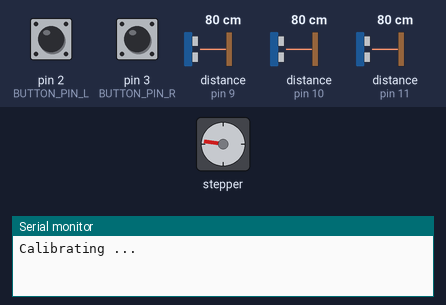
Recording of a sketch running on a simulated Arduino Uno, built with avr-gcc and run on an emulated ATmega328P. Shown: stepper motor, the last lines printed to the serial monitor. Wiring (inferred from the names in the program): stepper motor driver (200 steps per turn assumed): step pin 5; direction pin 4; enable pin 6. The test bench sets the inputs (shaded band); at power-on: pin 2 (BUTTON_PIN_L) HIGH, distance to the obstacle (sensors on pin 9, pin 10, pin 11) 80 cm, pin 3 (BUTTON_PIN_R) HIGH. The echo pulse lasts 58.3 µs per cm.

Above: at 1.3 s.
1.4 s: pin 2 (BUTTON_PIN_L) pulled LOW for 0.3 s
At 4.1 s:
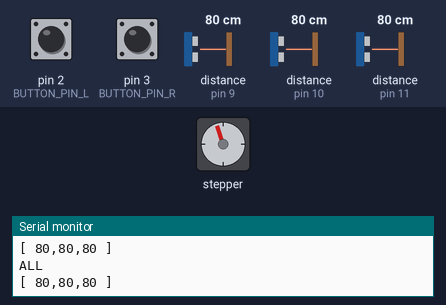
4.4 s: distance to the obstacle (sensor on pin 9) set to 146 cm
5.9 s: distance to the obstacle (sensor on pin 9) set to 152 cm
At 7.1 s:
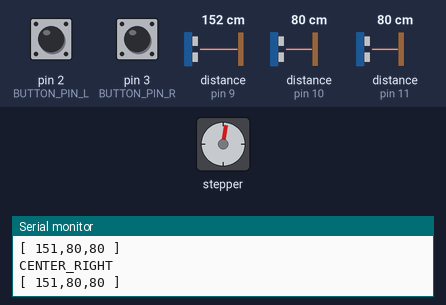
7.8 s: pin 3 (BUTTON_PIN_R) pulled LOW for 3.2 s
At 12.2 s:
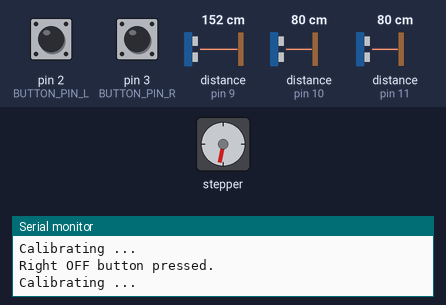
13.0 s: pin 2 (BUTTON_PIN_L) pulled LOW for 3.2 s
19.2 s: distance to the obstacle (sensor on pin 10) set to 146 cm
22.2 s: distance to the obstacle (sensor on pin 10) set to 153 cm
At 23.3 s:
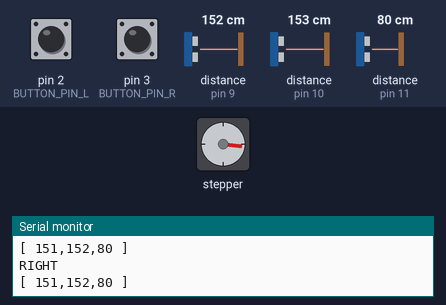
Timing chart, 0 to 25.1 s (numbered marks = the images above; inputs shaded):
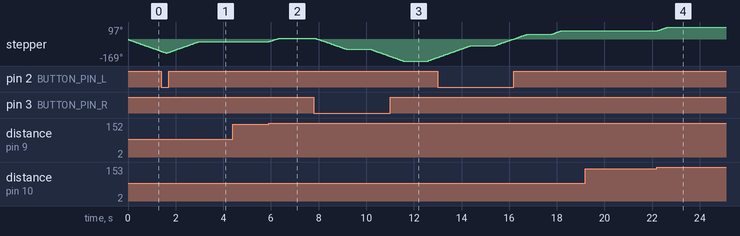

The sketch:

combined.ino
```cpp
//Stepper motor
const int MOTOR_PIN_ENABLE = 6, MOTOR_PIN_STEP = 5, MOTOR_PIN_DIR = 4;
const int STP_DGR_360 = 200;
const int STP_LOW = 50, STP_MED = 100, STP_HIGH = 1000;
const int DIR_LEFT = 0, DIR_RIGHT = 1, DIR_NONE = -1;
const int SPD_VVSLOW = 50000, SPD_VSLOW = 30000, SPD_SLOW = 10000, SPD_MED = 5000, SPD_FAST = 500;
const char* S_STR[] = {"LEFT", "CENTER_LEFT", "CENTER", "CENTER_RIGHT", "RIGHT"};
const int S_LEFT = 0, S_CENTER_LEFT = 1, S_CENTER = 2, S_CENTER_RIGHT = 3, S_RIGHT = 4;

//Ultra-sonic sensors
const int TRIGGER_PIN_L = 8, ECHO_PIN_L = 9;
const int TRIGGER_PIN_M = 12, ECHO_PIN_M = 10;
const int TRIGGER_PIN_R = 13, ECHO_PIN_R = 11;
const int MAX_DIST = 150;
const char* POS_STR[] = {"NONE", "LEFT", "CENTER_LEFT", "CENTER", "CENTER_RIGHT", "RIGHT", "ALL", "UNDEFINED"};
const int POS_NONE = 0, POS_LEFT = 1, POS_CENTER_LEFT = 2, POS_CENTER = 3, POS_CENTER_RIGHT = 4, POS_RIGHT = 5, POS_ALL = 6, POS_UNDEFINED = 7;
const char* MOV_STR[] = {"NONE", "LEFT", "RIGHT"};
const int DIDNT_MOVE = 0, MOVED_LEFT = 1, MOVED_RIGHT = 2;

//Sampling
const int NUM_SAMPLES_LOW = 10, NUM_SAMPLES_MED = 20, NUM_SAMPLES_HIGH = 30;

//Button for calibrating to 0
const int BUTTON_PIN_L = 2;
const int BUTTON_PIN_R = 3;


//Init the motor
void init_motor() {
  pinMode(MOTOR_PIN_ENABLE, OUTPUT);
  pinMode(MOTOR_PIN_STEP, OUTPUT);
  pinMode(MOTOR_PIN_DIR, OUTPUT);
  digitalWrite(MOTOR_PIN_ENABLE, HIGH);
}

//Init a ultra-sonic sensor
void init_sensor(int trig_id, int echo_id) {
  pinMode(trig_id, OUTPUT);
  pinMode(echo_id, INPUT);
}

void init_button(int id) {
  pinMode(id, INPUT);
}


//Setup
void setup() {
  Serial.begin(9600);
  init_motor();
  init_sensor(TRIGGER_PIN_L, ECHO_PIN_L);
  init_sensor(TRIGGER_PIN_M, ECHO_PIN_M);
  init_sensor(TRIGGER_PIN_R, ECHO_PIN_R);
  init_button(BUTTON_PIN_L);
  init_button(BUTTON_PIN_R);
}

/**
   Enable the stepper

*/
void stepper_enable(boolean enabled) {
  if (enabled)
    digitalWrite(MOTOR_PIN_ENABLE, LOW);
  else
    digitalWrite(MOTOR_PIN_ENABLE, HIGH);
}

/**
   Perform some steps
*/
void step(int steps, int dir, int speed) {

  digitalWrite(MOTOR_PIN_DIR, dir);

  for (int i = 0; i < steps; i++) {

    digitalWrite(MOTOR_PIN_STEP, HIGH);
    delayMicroseconds(speed);
    digitalWrite(MOTOR_PIN_STEP, LOW);
    delayMicroseconds(speed);
  }
}

int degree_to_steps(int degree) {

  // 360 : 200 = degree : steps
  int steps = ( STP_DGR_360 * degree) / 360;
  return steps;

}

/**
   Measure the distance of a specific sensor

   Send a sonar signal, wait and receive the echo
*/
long dist(int trig_id, int echo_id) {
  long t, d;
  digitalWrite(trig_id, LOW);
  delayMicroseconds(2);
  digitalWrite(trig_id, HIGH);
  delayMicroseconds(10);
  digitalWrite(trig_id, LOW);

  t = pulseIn(echo_id, HIGH);
  d = t / 58.3;

  return d;
}


/**
   I see you!

   Check if a specific sensor sees an observer by checking
   if the distance is lower then MAX_D
*/
boolean seen(long dist) {

  if ((dist > 0) && (dist < MAX_DIST)) {
    return true;
  }


  return false;

}

/**
   Current position of the observer

   It's possible to determine the position of the observer by taking all
   sensor values into account
*/
int current_pos(int d_l, int d_m, int d_r) {

  int result = 7;

  if (seen(d_l) == 0 && seen(d_m) == 0 && seen(d_r) == 0) {
    result = POS_NONE;
  }

  if (seen(d_l) == 1 && seen(d_m) == 0 && seen(d_r) == 0) {
    result = POS_LEFT;
  }

  if (seen(d_l) == 1 && seen(d_m) == 1 && seen(d_r) == 0) {
    result = POS_CENTER_LEFT;
  }

  if (seen(d_l) == 0 && seen(d_m) == 1 && seen(d_r) == 0) {
    result = POS_CENTER;
  }

  if (seen(d_l) == 0 && seen(d_m) == 1 && seen(d_r) == 1) {
    result = POS_CENTER_RIGHT;
  }

  if (seen(d_l) == 0 && seen(d_m) == 0 && seen(d_r) == 1) {
    result = POS_RIGHT;
  }

  if (seen(d_l) == 1 && seen(d_m) == 1 && seen(d_r) == 1) {
    result = POS_ALL;
  }

  return result;

}


/**
   Try to detect a movement
*/
int detect_movement() {

  //There is a movement if a state transistions from left to right or right to left within a period of n seconds

  //Take some samples
  int num_samples = NUM_SAMPLES_MED;
  long samples[num_samples];

  boolean from_left = false;
  boolean from_right = false;
  int start_idx = 0;

  for (int i = 0; i < num_samples; i++) {
    long d_l = dist(TRIGGER_PIN_L, ECHO_PIN_L);
    delay(1);
    long d_m = dist(TRIGGER_PIN_M, ECHO_PIN_M);
    delay(1);
    long d_r = dist(TRIGGER_PIN_R, ECHO_PIN_R);
    delay(1);

    Serial.println("[ " + String(d_l) + "," + String(d_m) + "," + String(d_r) + " ]");

    int cpos = current_pos(d_l, d_m, d_r);
    samples[i] = cpos;

    if (from_left == false && from_right == false) {

      if (cpos == 1 || cpos == 2) {
        from_left = true;
        start_idx = i;
      }

      if (cpos == 4 || cpos == 5) {
        from_right = true;
        start_idx = i;
      }
    }
  }

  //Start to scan for the opposite direction
  boolean to_right = false;
  boolean to_left = false;

  for (int i = start_idx; i < 30; i++) {
    long sample = samples[i];
    if (from_left == true && to_right == false) {
      if (sample >= 4 && sample < 7) {
        to_right = true;
      }
    }

    if (from_right == true && to_left == false) {
      if (sample <= 4 && sample > 0) {
        to_left = true;
      }
    }
  }

  if (from_right == true && to_left == true) return 1;
  if (from_left == true && to_right == true) return 2;

  return 0;
}


/**
   Detect the last position of the observer
*/
int detect_pos_old() {
  long num_samples = NUM_SAMPLES_LOW;
  long samples[num_samples];
  int cpos = 0;

  for (int i = 0; i < num_samples; i++) {

    long d_l = dist(TRIGGER_PIN_L, ECHO_PIN_L);
    delay(1);
    long d_m = dist(TRIGGER_PIN_M, ECHO_PIN_M);
    delay(1);
    long d_r = dist(TRIGGER_PIN_R, ECHO_PIN_R);
    delay(1);

    Serial.println("[ " + String(d_l) + "," + String(d_m) + "," + String(d_r) + " ]");
    cpos = current_pos(d_l, d_m, d_r);
    samples[i] = cpos;
  }

  return cpos;

}


/**
   Detect the last position of the observer
*/
int detect_pos() {
  long d_l = dist(TRIGGER_PIN_L, ECHO_PIN_L);
  long d_m = dist(TRIGGER_PIN_M, ECHO_PIN_M);
  long d_r = dist(TRIGGER_PIN_R, ECHO_PIN_R);

  Serial.println("[ " + String(d_l) + "," + String(d_m) + "," + String(d_r) + " ]");

  return current_pos(d_l, d_m, d_r);
}


/**
   Use a state machine to follow the movement by taking the current motor position into account
*/
int follow_me(int s, int m) {

  //Default value = undefined
  int s_o = -1;
  int BASE_DEGREE = 30;
  int MAX_DEGREE = 2 * BASE_DEGREE;

  stepper_enable(true);

  //Ignore the intermediate states
  if (s == S_CENTER_LEFT) {
    step(degree_to_steps(BASE_DEGREE), DIR_RIGHT, SPD_VSLOW);
    s = S_CENTER;
  }
  if (s == S_CENTER_RIGHT) {
    step(degree_to_steps(BASE_DEGREE), DIR_LEFT, SPD_VSLOW);
    s = S_CENTER;
  }

  //TODO: Simplify
  if (s == S_LEFT) {
    if (m == MOVED_LEFT) {
      s_o = S_LEFT;
    }
    if (m == DIDNT_MOVE) {
      step(degree_to_steps(MAX_DEGREE), DIR_RIGHT, SPD_VSLOW);
      s_o = S_CENTER;
    }
    if (m == MOVED_RIGHT) {
      step(degree_to_steps(2 * MAX_DEGREE), DIR_RIGHT, SPD_VSLOW);
      s_o = S_RIGHT;
    }
  }

  if (s == S_CENTER) {
    if (m == MOVED_LEFT) {
      step(degree_to_steps(MAX_DEGREE), DIR_LEFT, SPD_VSLOW);
      s_o = S_LEFT;
    }
    if (m == DIDNT_MOVE) {
      s_o = S_CENTER;
    }
    if (m == MOVED_RIGHT) {
      step(degree_to_steps(MAX_DEGREE), DIR_RIGHT, SPD_VSLOW);
      s_o = S_RIGHT;
    }
  }

  if (s == S_RIGHT) {
    if (m == MOVED_LEFT) {
      step(degree_to_steps(2 * MAX_DEGREE), DIR_LEFT, SPD_VSLOW);
      s_o = S_LEFT;
    }
    if (m == DIDNT_MOVE) {
      step(degree_to_steps(MAX_DEGREE), DIR_LEFT, SPD_VSLOW);
      s_o = S_CENTER;
    }
    if (m == MOVED_RIGHT) {
      s_o = S_RIGHT;
    }
  }

  stepper_enable(false);
  return s_o;
}


/**
   Adapt the position by staring at the observer
*/
int stare_at_me(int s, int p) {

  int s_o = s;
  int BASE_DEGREE = 30;

  //DEBUG
  //Serial.println(p);
  //Serial.println(s);

  stepper_enable(true);

  //TODO: Simplify
  if (s == S_LEFT) {
    if (p == POS_LEFT) {
      s_o = S_LEFT;
    }
    if (p == POS_CENTER_LEFT) {
      step(degree_to_steps(BASE_DEGREE), DIR_RIGHT, SPD_VSLOW);
      s_o = S_CENTER_LEFT;
    }
    if (p == POS_CENTER) {
      step(degree_to_steps(2 * BASE_DEGREE), DIR_RIGHT, SPD_VSLOW);
      s_o = S_CENTER;
    }
    if (p == POS_CENTER_RIGHT) {
      step(degree_to_steps(3 * BASE_DEGREE), DIR_RIGHT, SPD_VSLOW);
      s_o = S_CENTER_RIGHT;
    }
    if (p == POS_RIGHT) {
      step(degree_to_steps(4 * BASE_DEGREE), DIR_RIGHT, SPD_VSLOW), s_o = S_RIGHT;
    }
  }

  if (s == S_CENTER_LEFT) {
    if (p == POS_LEFT) {
      step(degree_to_steps(BASE_DEGREE), DIR_LEFT, SPD_VSLOW), s_o = S_LEFT;
    }
    if (p == POS_CENTER_LEFT) {
      s_o = S_CENTER_LEFT;
    }
    if (p == POS_CENTER) {
      step(degree_to_steps(BASE_DEGREE), DIR_RIGHT, SPD_VSLOW);
      s_o = S_CENTER;
    }
    if (p == POS_CENTER_RIGHT) {
      step(degree_to_steps(2 * BASE_DEGREE), DIR_RIGHT, SPD_VSLOW);
      s_o = S_CENTER_RIGHT;
    }
    if (p == POS_RIGHT) {
      step(degree_to_steps(3 * BASE_DEGREE), DIR_RIGHT, SPD_VSLOW);
      s_o = S_RIGHT;
    }
  }

  if (s == S_CENTER) {
    if (p == POS_LEFT) {
      step(degree_to_steps(2 * BASE_DEGREE), DIR_LEFT, SPD_VSLOW), s_o = S_LEFT;
    }
    if (p == POS_CENTER_LEFT) {
      step(degree_to_steps(BASE_DEGREE), DIR_LEFT, SPD_VSLOW);
      s_o = S_CENTER_LEFT;
    }
    if (p == POS_CENTER) {
      s_o = S_CENTER;
    }
    if (p == POS_CENTER_RIGHT) {
      step(degree_to_steps(BASE_DEGREE), DIR_RIGHT, SPD_VSLOW);
      s_o = S_CENTER_RIGHT;
    }
    if (p == POS_RIGHT) {
      step(degree_to_steps(2 * BASE_DEGREE), DIR_RIGHT, SPD_VSLOW);
      s_o = S_RIGHT;
    }
  }

  if (s == S_CENTER_RIGHT) {
    if (p == POS_LEFT) {
      step(degree_to_steps(3 * BASE_DEGREE), DIR_LEFT, SPD_VSLOW);
      s_o = S_LEFT;
    }
    if (p == POS_CENTER_LEFT) {
      step(degree_to_steps(2 * BASE_DEGREE), DIR_LEFT, SPD_VSLOW);
      s_o = S_CENTER_LEFT;
    }
    if (p == POS_CENTER) {
      step(degree_to_steps(BASE_DEGREE), DIR_LEFT, SPD_VSLOW);
      s_o = S_CENTER;
    }
    if (p == POS_CENTER_RIGHT) {
      s_o = S_CENTER_RIGHT;
    }
    if (p == POS_RIGHT) {
      step(degree_to_steps(BASE_DEGREE), DIR_RIGHT, SPD_VSLOW);
      s_o = S_RIGHT;
    }
  }

  if (s == S_RIGHT) {
    if (p == POS_LEFT) {
      step(degree_to_steps(4 * BASE_DEGREE), DIR_LEFT, SPD_VSLOW);
      s_o = S_LEFT;
    }
    if (p == POS_CENTER_LEFT) {
      step(degree_to_steps(3 * BASE_DEGREE), DIR_LEFT, SPD_VSLOW);
      s_o = S_CENTER_LEFT;
    }
    if (p == POS_CENTER) {
      step(degree_to_steps(2 * BASE_DEGREE), DIR_LEFT, SPD_VSLOW);
      s_o = S_CENTER;
    }
    if (p == POS_CENTER_RIGHT) {
      step(degree_to_steps(BASE_DEGREE), DIR_LEFT, SPD_VSLOW);
      s_o = S_CENTER_RIGHT;
    }
    if (p == POS_RIGHT) {
      s_o = S_RIGHT;
    }
  }

  stepper_enable(false);

  return s_o;
}

/**
   Calibrate back to the center
*/
int calibrate(int dir) {

  int CENTER_DEGREE = 90;

  Serial.println("Calibrating ...");
  //Serial.println(digitalRead(BUTTON_PIN_L));

  if (dir == S_LEFT) {
    //Go until you hit the left button
    while (digitalRead(BUTTON_PIN_L) == HIGH) {
      stepper_enable(true);
      step(10,DIR_LEFT,SPD_VSLOW);
      stepper_enable(false);
    }

    //Turn back 90 degree
    if (digitalRead(BUTTON_PIN_L) == LOW) {
      stepper_enable(true);
      step(degree_to_steps(CENTER_DEGREE),DIR_RIGHT,SPD_VSLOW);
      stepper_enable(false);
    }
  }

  if (dir == S_RIGHT) {
    //Go until you hit the left button
    while (digitalRead(BUTTON_PIN_R) == HIGH) {
      stepper_enable(true);
      step(10,DIR_RIGHT,SPD_VSLOW);
      stepper_enable(false);
    }

    //Turn back 90 degree
    if (digitalRead(BUTTON_PIN_R) == LOW) {
      stepper_enable(true);
      step(degree_to_steps(CENTER_DEGREE),DIR_LEFT,SPD_VSLOW);
      stepper_enable(false);
    }
  }

  return S_CENTER;  stepper_enable(false);
}

//Main loop
int s_curr=-1;

void loop() {

  //Calibrate
  if (s_curr == -1) {
    s_curr = calibrate(S_LEFT);
  }

  //Just position
  if (digitalRead(BUTTON_PIN_R) == HIGH && digitalRead(BUTTON_PIN_L) == HIGH) {

    //Detect the movement and react
    //int m = detect_movement();
    //Serial.println(MOV_STR[m]);
    //s_curr = follow_me(s_curr,m);

    //Detect position
    int p = detect_pos();
    Serial.println(POS_STR[p]);
    s_curr = stare_at_me(s_curr,p);

  } else {
    if (digitalRead(BUTTON_PIN_R) == LOW) {
      Serial.println("Right OFF button pressed.");
      s_curr=calibrate(S_RIGHT);
    }
    if (digitalRead(BUTTON_PIN_L) == LOW) {
      Serial.println("Left OFF button pressed.");
      s_curr=calibrate(S_LEFT);
    }

    delay(1000);
  }
}
```

Measured:
- the behaviour switches between 149 and 150 cm on distance to the obstacle (sensor on pin 9) (found by bisection; images 1 and 2)
- the behaviour switches between 149 and 150 cm on distance to the obstacle (sensor on pin 10) (found by bisection; images 3 and 4)
- after the input at 5.9 s, stepper: turns 28° clockwise in 0.41 s, starting at once
- after the input at 7.8 s, stepper: turns 89° counter-clockwise in 1.3 s, then 90° counter-clockwise in 1.3 s, then 27° clockwise in 0.38 s
- after the input at 22.2 s, stepper: turns 29° clockwise in 0.41 s, starting at once
